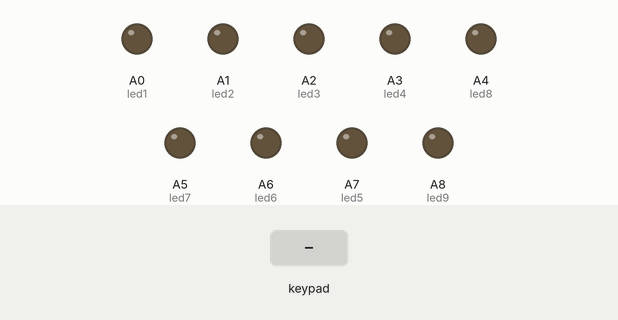
This sketch was run on a simulated Arduino Mega 2560, built with avr-gcc and run on an emulated ATmega2560. On the bench: output pins drawn as LEDs (lit = HIGH). The test bench sets the inputs (shaded band).

Above: at 1.2 s.
1.3 s: keypad keys 1 3 1 2 1 1 1 0 pressed 0.4 s apart
At 3.8 s:
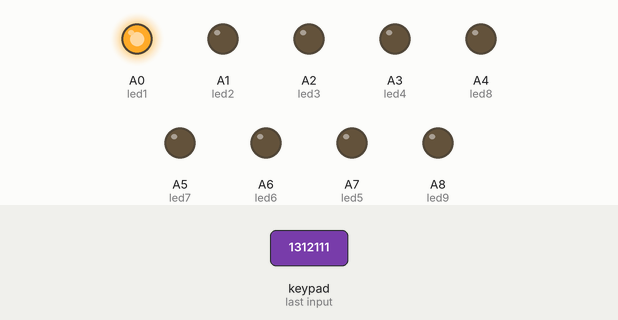
6.0 s: key '7' pressed
At 6.3 s:
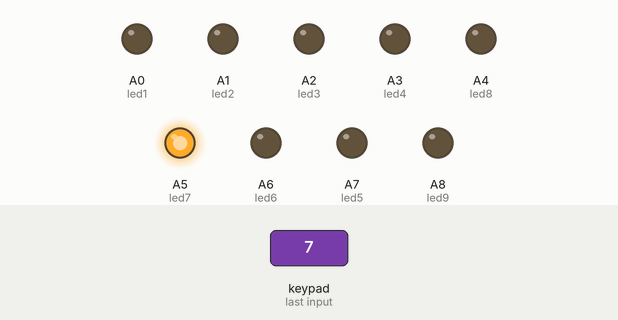
7.5 s: key '8' pressed
At 8.6 s:
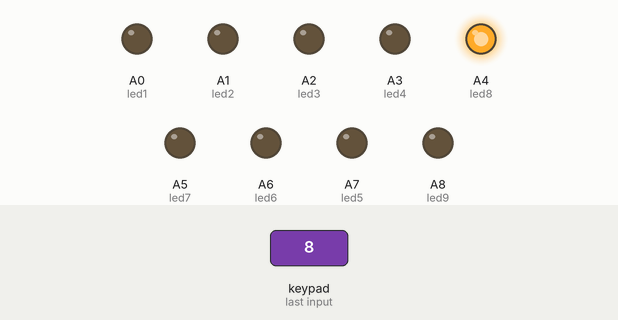
9.0 s: keypad keys 9 8 7 6 pressed 0.4 s apart
At 10.6 s:
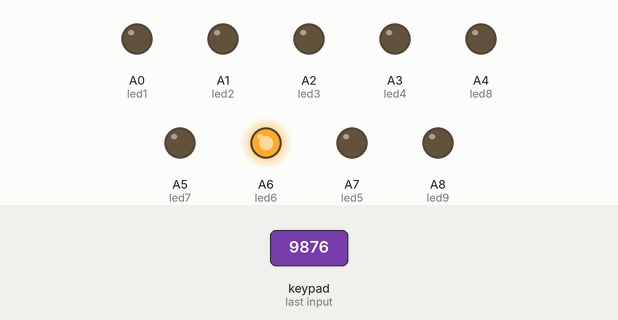
12.1 s: key '5' pressed
At 13.3 s:
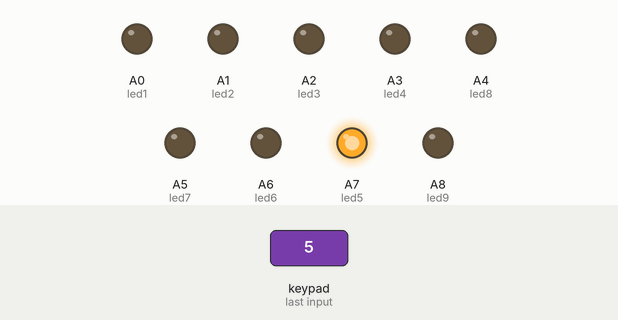
13.6 s: key '9' pressed
At 14.4 s:
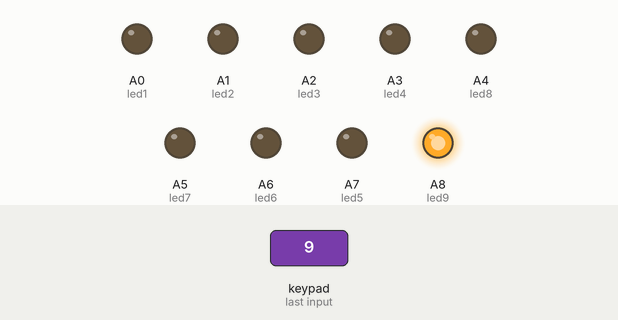
Timing chart, 0 to 16.1 s (numbered marks = the images above; inputs shaded):
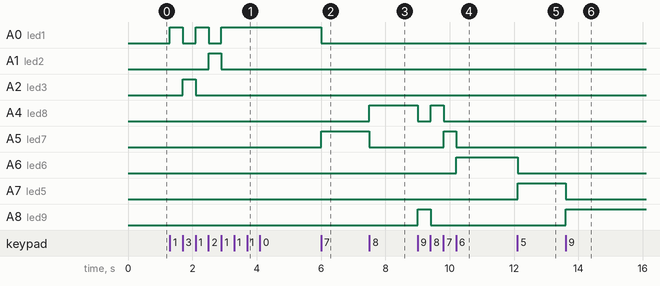

Measured:
- after the input at 1.3 s, A0 (led1): alternates HIGH for 0.40 s and LOW for 0.39 s, 5 changes in all, then stays HIGH, starting at once; A1 (led2): LOW → HIGH after 1.2 s, → LOW 0.39 s later; A2 (led3): LOW → HIGH after 0.41 s, → LOW 0.39 s later
- after the input at 6.0 s, A0 (led1): HIGH → LOW at once; A5 (led7): LOW → HIGH at once
- after the input at 7.5 s, A4 (led8): LOW → HIGH at once; A5 (led7): HIGH → LOW at once
- after the input at 9.0 s, A4 (led8): HIGH → LOW at once, → HIGH 0.40 s later, → LOW 0.40 s later; A5 (led7): LOW → HIGH after 0.81 s, → LOW 0.39 s later; A6 (led6): LOW → HIGH after 1.2 s; A8 (led9): LOW → HIGH at once, → LOW 0.40 s later
- after the input at 12.1 s, A6 (led6): HIGH → LOW at once; A7 (led5): LOW → HIGH at once
- after the input at 13.6 s, A7 (led5): HIGH → LOW at once; A8 (led9): LOW → HIGH at once

The sketch:

Blink.ino
```cpp
#include <Keypad.h>

int led1 = A0;
int led2 = A1;
int led3 = A2;
int led4 = A3;
int led5 = A7;
int led6 = A6;
int led7 = A5;
int led8 = A4;
int led9 = A8;


const int ROW_NUM = 4;
const int COLUMN_NUM = 4;

char keys[ROW_NUM][COLUMN_NUM] = {
  //mapping:    A:/  B:x  C:-  D:+  #:=  *:on/c
  {'7','8','9','A'},
  {'4','5','6','B'},
  {'1','2','3','C'},
  {'*','0','#','D'}
};

byte pin_rows[ROW_NUM] = {13,12,11,10};
byte pin_columns[COLUMN_NUM] = {9,8,7,6};

Keypad keypad = Keypad( makeKeymap(keys),pin_rows,pin_columns,ROW_NUM,COLUMN_NUM);

long Num1,Num2;
float Number;
char key,action;
boolean result = false;

void setup() {

  pinMode(led1, OUTPUT);
  pinMode(led2, OUTPUT);
  pinMode(led3, OUTPUT);
  pinMode(led4, OUTPUT);
  pinMode(led5, OUTPUT);
  pinMode(led6, OUTPUT);
  pinMode(led7, OUTPUT);
  pinMode(led8, OUTPUT);
  pinMode(led9, OUTPUT);

}


void loop() {

key = keypad.getKey();
 if(key != NO_KEY){
     if(key == '*'){
    Number = Num1 = Num2 = 0;
    result = false;
  }

  if(key == '1'){

      Number = 1;

  }

  if(key == '2'){

      Number = 2;

  }

  if(key == '3'){

      Number = 3;

  }

  if(key == '4'){
    if(Number == 0){
      Number = 4;
    }
  }

  if(key == '5'){

      Number = 5;

  }

  if(key == '6'){

      Number = 6;

  }

  if(key == '7'){

      Number = 7;

  }

  if(key == '8'){

      Number = 8;

  }

  if(key == '9'){

      Number = 9;

  }

  if(key == '0'){

      Number = 0;

  }

  if(key == '#'){
    Num2 = Number;
    result = true;
  }

  if(key == 'A' || key == 'B' || key == 'C' || key == 'D' ){
    Num1 = Number;
    Number = 0;
    if(key == 'A'){
      action = '/';
    }

    if(key == 'B'){
      action = '*';
    }

    if(key == 'C'){
      action = '-';
    }

    if(key == 'D'){
      action = '+';
    }

    delay(100);
  }
  }

  if(Number==1){
        digitalWrite(led1, HIGH);
        digitalWrite(led2, LOW);
        digitalWrite(led3, LOW);
        digitalWrite(led4, LOW);
        digitalWrite(led5, LOW);
        digitalWrite(led6, LOW);
        digitalWrite(led7, LOW);
        digitalWrite(led8, LOW);
        digitalWrite(led9, LOW);

      }

      if(Number==2){
       digitalWrite(led1, LOW);
        digitalWrite(led2, HIGH);
        digitalWrite(led3, LOW);
        digitalWrite(led4, LOW);
        digitalWrite(led5, LOW);
        digitalWrite(led6, LOW);
        digitalWrite(led7, LOW);
        digitalWrite(led8, LOW);
        digitalWrite(led9, LOW);
      }

      if(Number==3){
        digitalWrite(led1, LOW);
        digitalWrite(led2, LOW);
        digitalWrite(led3, HIGH);
        digitalWrite(led4, LOW);
        digitalWrite(led5, LOW);
        digitalWrite(led6, LOW);
        digitalWrite(led7, LOW);
        digitalWrite(led8, LOW);
        digitalWrite(led9, LOW);
      }

      if(Number==4){
        digitalWrite(led1, LOW);
        digitalWrite(led2, LOW);
        digitalWrite(led3, LOW);
        digitalWrite(led4, HIGH);
        digitalWrite(led5, LOW);
        digitalWrite(led6, LOW);
        digitalWrite(led7, LOW);
        digitalWrite(led8, LOW);
        digitalWrite(led9, LOW);
      }

      if(Number==5){
        digitalWrite(led1, LOW);
        digitalWrite(led2, LOW);
        digitalWrite(led3, LOW);
        digitalWrite(led4, LOW);
        digitalWrite(led5, HIGH);
        digitalWrite(led6, LOW);
        digitalWrite(led7, LOW);
        digitalWrite(led8, LOW);
        digitalWrite(led9, LOW);
      }

      if(Number==6){
        digitalWrite(led1, LOW);
        digitalWrite(led2, LOW);
        digitalWrite(led3, LOW);
        digitalWrite(led4, LOW);
        digitalWrite(led5, LOW);
        digitalWrite(led6, HIGH);
        digitalWrite(led7, LOW);
        digitalWrite(led8, LOW);
        digitalWrite(led9, LOW);
      }

      if(Number==7){
        digitalWrite(led1, LOW);
        digitalWrite(led2, LOW);
        digitalWrite(led3, LOW);
        digitalWrite(led4, LOW);
        digitalWrite(led5, LOW);
        digitalWrite(led6, LOW);
        digitalWrite(led7, HIGH);
        digitalWrite(led8, LOW);
        digitalWrite(led9, LOW);
      }

       if(Number==8){
        digitalWrite(led1, LOW);
        digitalWrite(led2, LOW);
        digitalWrite(led3, LOW);
        digitalWrite(led4, LOW);
        digitalWrite(led5, LOW);
        digitalWrite(led6, LOW);
        digitalWrite(led7, LOW);
        digitalWrite(led8, HIGH);
        digitalWrite(led9, LOW);
      }

       if(Number==9){
          digitalWrite(led1, LOW);
        digitalWrite(led2, LOW);
        digitalWrite(led3, LOW);
        digitalWrite(led4, LOW);
        digitalWrite(led5, LOW);
        digitalWrite(led6, LOW);
        digitalWrite(led7, LOW);
        digitalWrite(led8, LOW);
        digitalWrite(led9, HIGH);
      }


}
```
